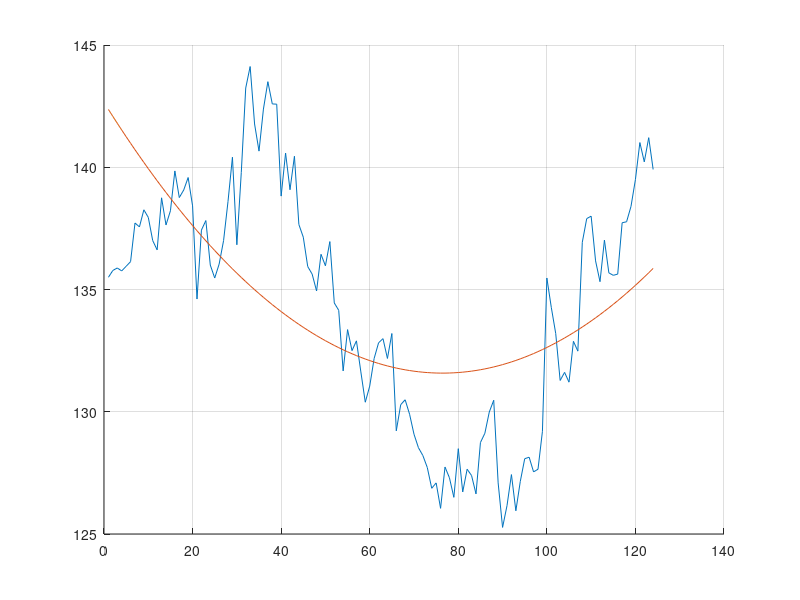

Here is the MATLAB script that generated this plot:
close all
% t = linspace(1, 10, 10);
% f = [25 18 15 12 10 8 6 4 2 1];
% t = linspace(1, 4, 4);
% f = [25 18 15 12];

f = [135.5 135.78 135.88 135.76 135.95 136.14 137.72 137.56 138.26 137.95 137.0 136.62 138.75 137.64 138.22 139.85 138.76 139.07 139.58 138.42 134.61 137.43 137.82 136.0 135.47 136.04 137.0 138.6 140.41 136.83 139.79 143.24 144.12 141.77 140.66 142.38 143.5 142.59 142.58 138.82 140.58 139.08 140.45 137.66 137.14 135.94 135.63 134.94 136.44 135.97 136.96 134.45 134.15 131.67 133.36 132.5 132.9 131.63 130.39 131.05 132.18 132.82 132.99 132.18 133.2 129.22 130.29 130.49 129.9 129.08 128.53 128.21 127.72 126.87 127.09 126.05 127.74 127.3 126.5 128.49 126.72 127.65 127.39 126.64 128.74 129.12 129.99 130.47 127.09 125.27 126.16 127.43 125.95 127.15 128.08 128.14 127.54 127.65 129.2 135.47 134.27 133.2 131.28 131.61 131.21 132.88 132.48 136.93 137.9 138.0 136.17 135.32 137.02 135.68 135.58 135.63 137.73 137.77 138.4 139.5 141.01 140.22 141.21 139.91 ];
t = linspace(1, length(f), length(f));

grid on;
hold on;
plot(t, f, "-")

b0 = t.^0;
b1 = t.^1;
b2 = t.^2;
B = [b0; b1; b2];

A = [b0*b0' b1*b0' b2*b0'
    b0*b1' b1*b1' b2*b1'
    b0*b2' b1*b2' b2*b2'];
a = [f*b0'; f*b1'; f*b2';];

c = A\a;
fp = c'*B;

plot(t, fp, "-")

% tt = linspace(1, 10, 5000);
tt = linspace(1, 4, 5000);
BB = [tt.^0; tt.^1; tt.^2];
ffp = c'*BB;
plot(tt, ffp, "-")
